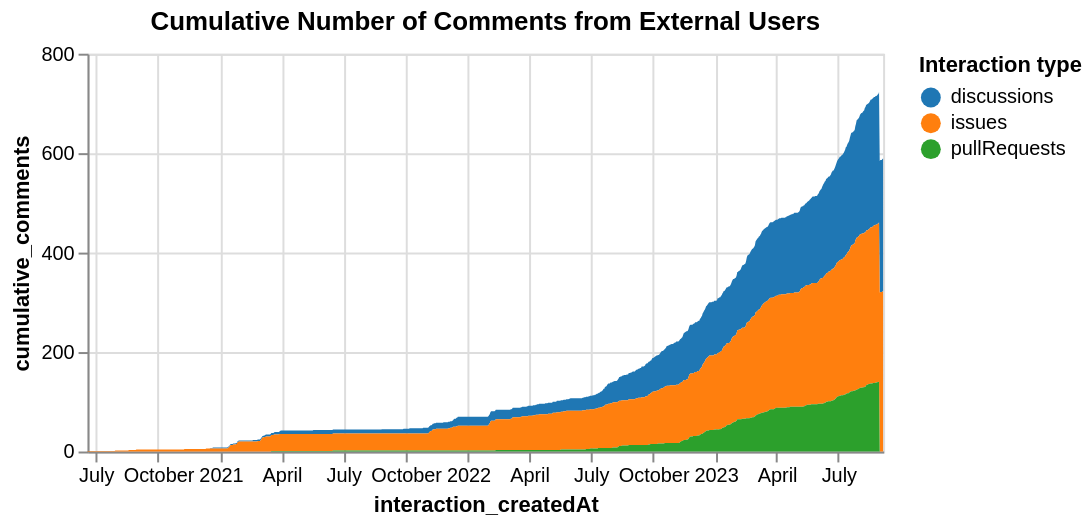

This figure's Vega-Lite source:
### Vega-Lite specification from a JSON file in a GitHub repository (floating-point values rounded to 4 significant figures; data arrays with more than 128 entries replaced by an {"elided": "..."} marker saying what was removed)
{"config": {"view": {"continuousWidth": 400, "continuousHeight": 300}}, "data": {"name": "data-b12ef9e00ca8009f62f77c04e762d363"}, "mark": "area", "encoding": {"color": {"field": "interaction_type", "legend": {"orient": "right"}, "scale": {"scheme": "category10"}, "title": "Interaction type", "type": "nominal"}, "tooltip": [{"field": "interaction_createdAt", "type": "temporal"}, {"field": "cumulative_comments", "type": "quantitative"}], "x": {"field": "interaction_createdAt", "type": "temporal"}, "y": {"field": "cumulative_comments", "type": "quantitative"}}, "height": 200, "title": "Cumulative Number of Comments from External Users", "$schema": "https://vega.github.io/schema/vega-lite/v4.17.0.json", "datasets": {"data-b12ef9e00ca8009f62f77c04e762d363": {"elided": "3064 records"}}}
